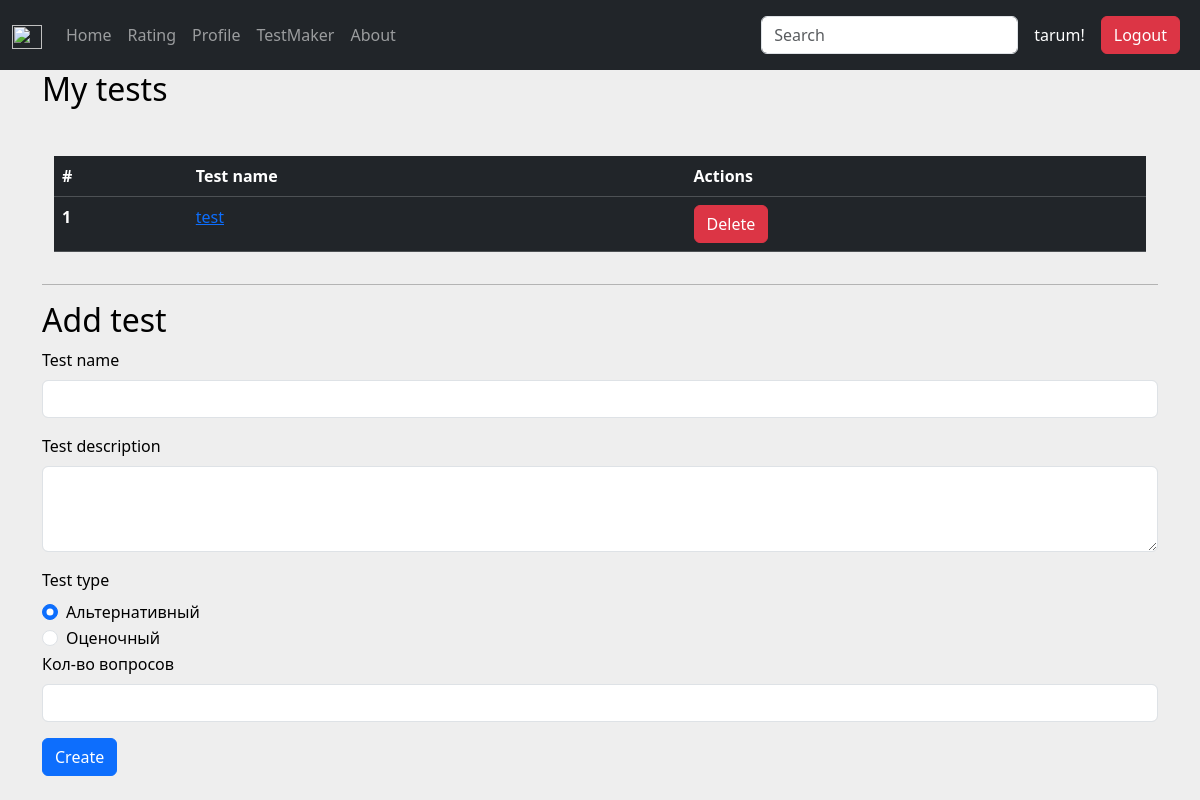
Page /test/testmaker (signed in) on the earlier database version.
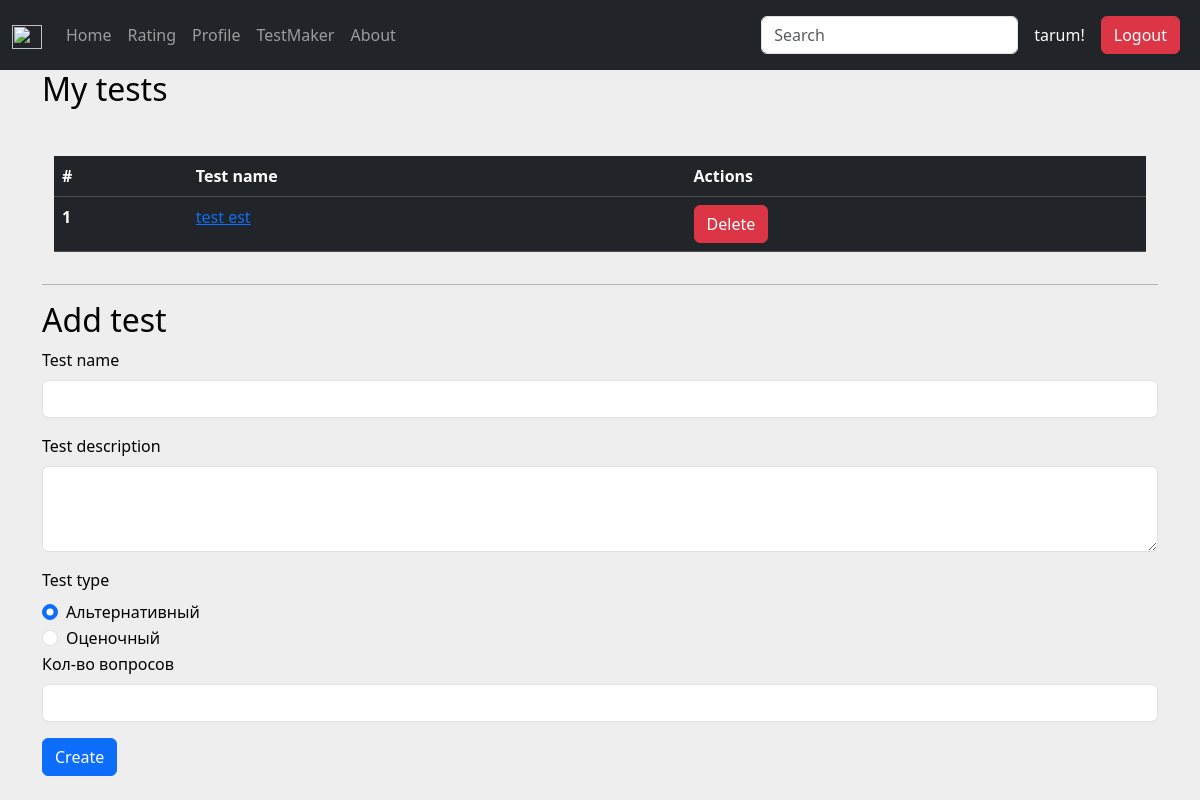
Same page on the later database version.
### models/tests.py (models this page shows)
class Test(SqlAlchemyBase):
    __tablename__ = "tests"
    id = Column(Integer, primary_key=True, autoincrement=True, nullable=True)
    title = Column(String, nullable=True)
    type_id = Column(Integer, nullable=True)
    user: Mapped["User"] = relationship(back_populates="tests")
    user_id = Column(Integer, ForeignKey("users.id"), nullable=True)
    questions: Mapped[list["Question"]] = relationship(back_populates="tests", secondary=TestsQuestions, order_by="Question.id")
    groups: Mapped[list["Group"]] = relationship(back_populates="tests", secondary=GroupsTests)
    created_at = Column(DateTime,
                           nullable=True, default=datetime.datetime.now)
    results: Mapped[list["Result"]] = relationship(back_populates="tests", secondary=TestsResults)

### __init__.py (the view, shortened to what this page needs)
    @app.route('/test/testmaker', methods=["GET", "POST"])
    @login_required
    def testmaker():
        myTests = sess.query(Test).filter_by(user_id = current_user.id).all()
        return render_template('test/testmaker.html', my_tests=myTests)

### templates/test/testmaker.html (shortened to what this page needs)
{% extends 'base.html' %}
{% block content %}
<div class="container">
    <h2>My tests</h2>
    <div class="container mt-5 table-responsive">
        <table class="table table-dark table-hover">
            <thead>
                <tr>
                    <th scope="col">#</th>
                    <th scope="col">Test name</th>
                    <th scope="col">Actions</th>
                </tr>
            </thead>
            <tbody>
                {% for test in my_tests %}
                <tr>
                    <th scope="row">{{ test.id }}</th>
                    <td><a href="{{ url_for('test_change', test_id=test.id) }}">{{ test.title }}</a></td>
                    <td><button class="btn btn-danger">Delete</button></td>
                </tr>
                {% endfor %}
            </tbody>
        </table>
    </div>
    <hr>
    <h2>Add test</h2>
    <form class="test-create-form">
        <div class="mb-3">
            <label for="test-name" class="form-label">Test name</label>
            <input type="text" class="form-control" id="test-name" name="test-name" aria-describedby="test-name">
        </div>
        <div class="mb-3">
            <label for="test-desc" class="form-label">Test description</label>
            <textarea class="form-control" id="test-desc" name="test-desc" rows="3"></textarea>
        </div>
        <div class="mb-3">
            <label for="test-desc" class="form-label">Test type</label>
            <div class="form-check">
                <input class="form-check-input" type="radio" name="test-type" id="radio-alt" checked
                    aria-checked="true">
                <label class="form-check-label" for="test-type">
                    Альтернативный
                </label>
            </div>
            <div class="form-check">
                <input class="form-check-input" type="radio" name="test-type" id="radio-ev">
                <label class="form-check-label" for="test-type">
                    Оценочный
                </label>
            </div>
            <div class="mb-3">
                <label for="question-count" class="form-label">Кол-во вопросов</label>
                <input type="number" class="form-control" id="question-count" name="question-count">
            </div>
        </div>
        <button type="submit" class="btn btn-primary">Create</button>
    </form>
</div>
{% endblock %}

Differences in the rows shown:
changed Test id 1: title "test" → "test est"
